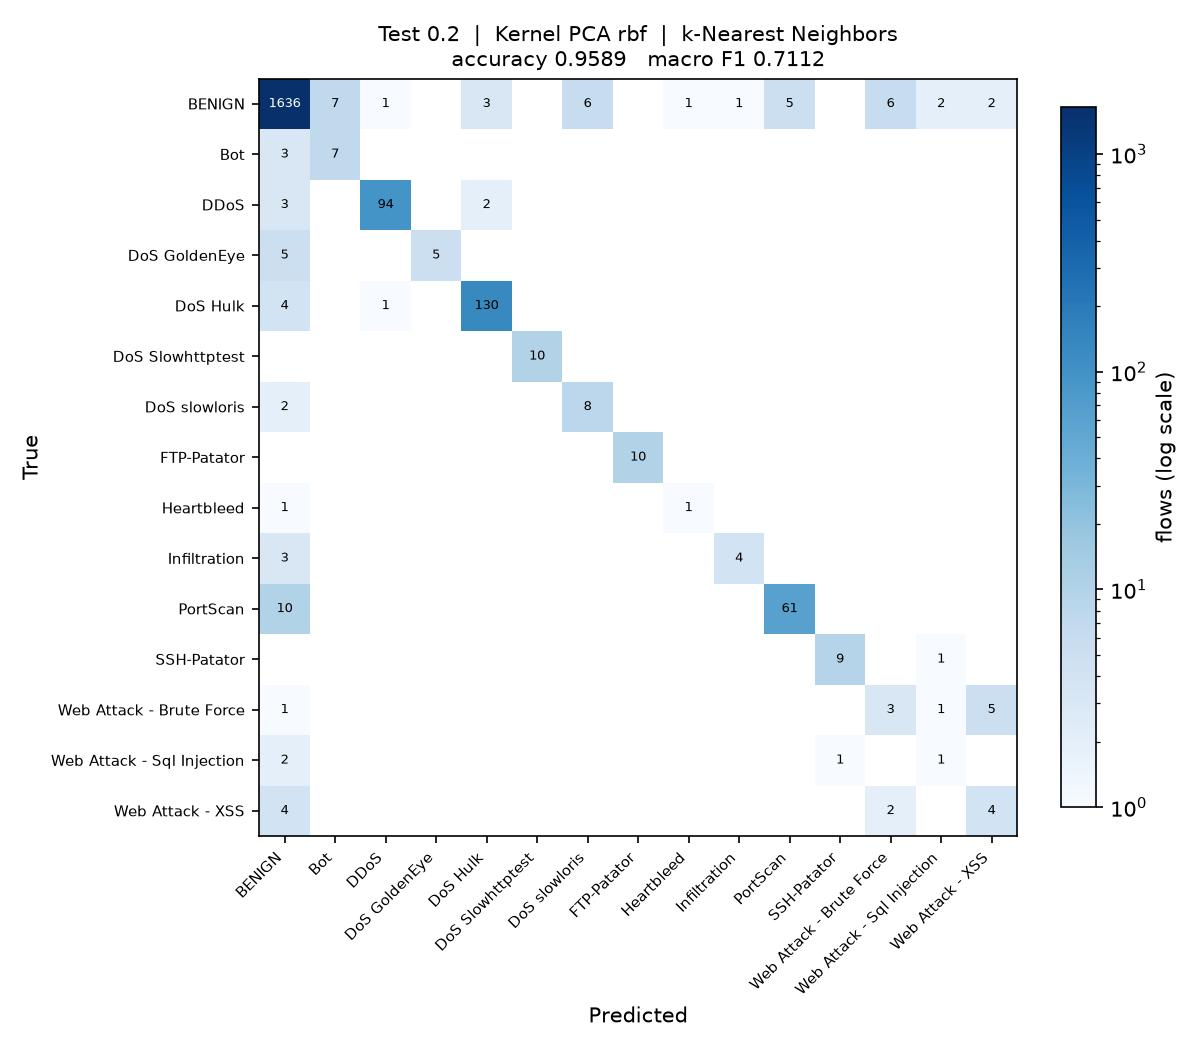

Write the Python code that produced this figure.
"""
Test_0.2_DR_RBF_KNN

Test size 0.2  |  Kernel PCA (rbf)  |  k-Nearest Neighbors  (reference sheet #13)

Note: taken in place of sheet #5 Elastic Net, which is a regressor and cannot classify.

Run on its own:

    python Test_0.2_DR_RBF_KNN.py

Writes Test_0.2_DR_RBF_KNN.jpg (confusion matrix) and appends one row to
results/75_runs.csv.
"""

import os
import sys
import time
import warnings
from pathlib import Path

import matplotlib
matplotlib.use("Agg")
import matplotlib.pyplot as plt
import numpy as np
import pandas as pd
from sklearn.decomposition import KernelPCA
from sklearn.impute import SimpleImputer
from sklearn.metrics import (accuracy_score, confusion_matrix, f1_score,
                             precision_score, recall_score)
from sklearn.model_selection import train_test_split
from sklearn.preprocessing import LabelEncoder, StandardScaler
from sklearn.neighbors import KNeighborsClassifier

sys.path.insert(0, str(Path(__file__).resolve().parent.parent))
from common import load_sample                      # noqa: E402

warnings.filterwarnings("ignore")

# ----- this run -------------------------------------------------------------
TEST_SIZE = 0.2
KERNEL = "rbf"
CLASSIFIER = "KNN"
N_COMPONENTS = 15
# ----------------------------------------------------------------------------

SEED = 0
N_JOBS = max(1, (os.cpu_count() or 2) // 2)
STEM = "Test_0.2_DR_RBF_KNN"
HERE = Path(__file__).resolve().parent
RESULTS = HERE.parent / "results"


def main():
    t0 = time.time()
    df = load_sample(10000, 50, SEED)
    y = LabelEncoder().fit_transform(df["Label"])
    X = df.drop(columns=["Label", "Day"])
    classes = sorted(df["Label"].unique())
    print(f"{len(df):,} flows, {X.shape[1]} features, {len(classes)} classes")

    X_train, X_test, y_train, y_test = train_test_split(
        X, y, test_size=TEST_SIZE, random_state=SEED, stratify=y)

    # mean imputation and scaling, fitted on the training split only
    imputer = SimpleImputer(strategy="mean").fit(X_train)
    scaler = StandardScaler().fit(imputer.transform(X_train))
    X_train = scaler.transform(imputer.transform(X_train))
    X_test = scaler.transform(imputer.transform(X_test))

    # dimensionality reduction: Kernel PCA, fitted on the training split only.
    # arpack keeps the largest positive eigenvalues; the randomized solver ranks
    # them by magnitude and fails on the sigmoid kernel, which is not PSD.
    kpca = KernelPCA(n_components=N_COMPONENTS, kernel=KERNEL,
                     eigen_solver="arpack", random_state=SEED, n_jobs=N_JOBS)
    X_train = kpca.fit_transform(X_train)
    X_test = kpca.transform(X_test)
    print(f"Kernel PCA ({KERNEL}): {X_train.shape[1]} components")

    classifier = KNeighborsClassifier(n_neighbors=5, n_jobs=N_JOBS)
    classifier.fit(X_train, y_train)
    y_pred = classifier.predict(X_test)

    acc = accuracy_score(y_test, y_pred)
    pre = precision_score(y_test, y_pred, average="macro", zero_division=0)
    rec = recall_score(y_test, y_pred, average="macro", zero_division=0)
    f1 = f1_score(y_test, y_pred, average="macro", zero_division=0)
    pre_w = precision_score(y_test, y_pred, average="weighted", zero_division=0)
    rec_w = recall_score(y_test, y_pred, average="weighted", zero_division=0)
    f1_w = f1_score(y_test, y_pred, average="weighted", zero_division=0)

    print(f"Accuracy  : {acc:.4f}")
    print(f"Precision : {pre:.4f}")
    print(f"Recall    : {rec:.4f}")
    print(f"F1 Score  : {f1:.4f}")

    # confusion matrix image, named to match this script
    cm = confusion_matrix(y_test, y_pred, labels=range(len(classes)))
    fig, ax = plt.subplots(figsize=(8, 7))
    im = ax.imshow(cm, cmap="Blues", norm=matplotlib.colors.LogNorm(vmin=1))
    ax.set_xticks(range(len(classes)), classes, rotation=45, ha="right", fontsize=7)
    ax.set_yticks(range(len(classes)), classes, fontsize=7)
    ax.set_xlabel("Predicted")
    ax.set_ylabel("True")
    ax.set_title(f"Test {TEST_SIZE}  |  Kernel PCA {KERNEL}  |  k-Nearest Neighbors\n"
                 f"accuracy {acc:.4f}   macro F1 {f1:.4f}", fontsize=10)
    for i in range(len(classes)):
        for j in range(len(classes)):
            if cm[i, j]:
                ax.text(j, i, cm[i, j], ha="center", va="center", fontsize=6,
                        color="white" if cm[i, j] > cm.max() / 3 else "black")
    fig.colorbar(im, ax=ax, fraction=0.04, label="flows (log scale)")
    fig.tight_layout()
    fig.savefig(HERE / f"{STEM}.jpg", dpi=150)
    plt.close(fig)

    # one row appended to the shared results table
    RESULTS.mkdir(exist_ok=True)
    row = {"Test": TEST_SIZE, "DR": "RBF", "Clas": CLASSIFIER,
           "Acc": round(acc, 4), "Pre": round(pre, 4), "Rec": round(rec, 4),
           "F1": round(f1, 4),
           "Pre_weighted": round(pre_w, 4), "Rec_weighted": round(rec_w, 4),
           "F1_weighted": round(f1_w, 4),
           "n_components": N_COMPONENTS, "seconds": round(time.time() - t0, 1),
           "script": STEM}
    out = RESULTS / "75_runs.csv"
    old = pd.read_csv(out).to_dict("records") if out.exists() else []
    old = [r for r in old if r.get("script") != STEM]
    pd.DataFrame(old + [row]).to_csv(out, index=False)
    print(f"saved {STEM}.jpg and appended to results/75_runs.csv "
          f"({time.time() - t0:.0f}s)")


if __name__ == "__main__":
    main()
